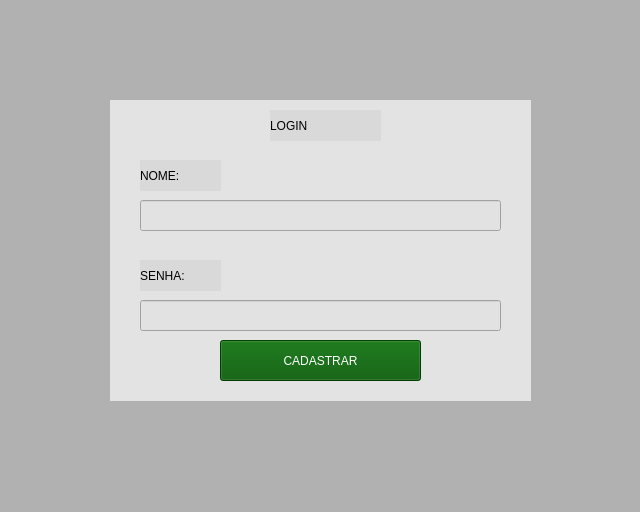
<?xml version="1.0" encoding="UTF-8"?>
<ui version="4.0">
 <class>MainWindow</class>
 <widget class="QMainWindow" name="MainWindow">
  <property name="geometry">
   <rect>
    <x>0</x>
    <y>0</y>
    <width>640</width>
    <height>512</height>
   </rect>
  </property>
  <property name="windowTitle">
   <string>MainWindow</string>
  </property>
  <property name="styleSheet">
   <string notr="true">background-color: rgb(0, 170, 0);
color: rgb(0, 0, 127);</string>
  </property>
  <widget class="QWidget" name="centralwidget">
   <property name="styleSheet">
    <string notr="true">background-color: rgb(177, 177, 177);</string>
   </property>
   <widget class="QLabel" name="fundo">
    <property name="geometry">
     <rect>
      <x>110</x>
      <y>100</y>
      <width>421</width>
      <height>301</height>
     </rect>
    </property>
    <property name="styleSheet">
     <string notr="true">background-color: rgb(227, 227, 227);</string>
    </property>
    <property name="text">
     <string/>
    </property>
   </widget>
   <widget class="QLabel" name="login">
    <property name="geometry">
     <rect>
      <x>270</x>
      <y>110</y>
      <width>111</width>
      <height>31</height>
     </rect>
    </property>
    <property name="styleSheet">
     <string notr="true">color: rgb(0, 0, 0);
background-color: rgb(217, 217, 217);
font: 26pt &quot;MS Shell Dlg 2&quot;;</string>
    </property>
    <property name="text">
     <string>LOGIN</string>
    </property>
   </widget>
   <widget class="QLabel" name="nome">
    <property name="geometry">
     <rect>
      <x>140</x>
      <y>160</y>
      <width>81</width>
      <height>31</height>
     </rect>
    </property>
    <property name="styleSheet">
     <string notr="true">color: rgb(0, 0, 0);
background-color: rgb(223, 223, 223);
background-color: rgb(217, 217, 217);
font: 16pt &quot;MS Shell Dlg 2&quot;;</string>
    </property>
    <property name="text">
     <string>NOME:</string>
    </property>
   </widget>
   <widget class="QLabel" name="senha">
    <property name="geometry">
     <rect>
      <x>140</x>
      <y>260</y>
      <width>81</width>
      <height>31</height>
     </rect>
    </property>
    <property name="styleSheet">
     <string notr="true">color: rgb(0, 0, 0);
background-color: rgb(217, 217, 217);
font: 16pt &quot;MS Shell Dlg 2&quot;;</string>
    </property>
    <property name="text">
     <string>SENHA:</string>
    </property>
   </widget>
   <widget class="QPushButton" name="cadastrar">
    <property name="geometry">
     <rect>
      <x>220</x>
      <y>340</y>
      <width>201</width>
      <height>41</height>
     </rect>
    </property>
    <property name="styleSheet">
     <string notr="true">background-color: rgb(0, 85, 0);
color: rgb(255, 255, 255);
font: 16pt &quot;MS Shell Dlg 2&quot;;</string>
    </property>
    <property name="text">
     <string>CADASTRAR</string>
    </property>
   </widget>
   <widget class="QLineEdit" name="resp_nome">
    <property name="geometry">
     <rect>
      <x>140</x>
      <y>200</y>
      <width>361</width>
      <height>31</height>
     </rect>
    </property>
    <property name="styleSheet">
     <string notr="true">background-color: rgb(226, 226, 226);
border-color: rgb(0, 0, 0);
color: rgb(0, 0, 0);
font: 14pt &quot;MS Shell Dlg 2&quot;;</string>
    </property>
   </widget>
   <widget class="QLineEdit" name="resp_senha">
    <property name="geometry">
     <rect>
      <x>140</x>
      <y>300</y>
      <width>361</width>
      <height>31</height>
     </rect>
    </property>
    <property name="styleSheet">
     <string notr="true">background-color: rgb(226, 226, 226);
border-color: rgb(0, 0, 0);
color: rgb(0, 0, 0);
font: 14pt &quot;MS Shell Dlg 2&quot;;</string>
    </property>
   </widget>
  </widget>
 </widget>
 <resources/>
 <connections/>
</ui>
